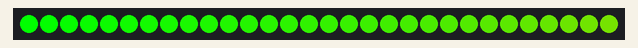
Simulated run of this sketch. Board: Arduino Uno, built with avr-gcc and run on an emulated ATmega328P. Shown: 30 RGB LEDs in strip order, left to right. Dim RGB values are drawn brighter than linear.

Above: at 0.15 s.
At 5.01 s:
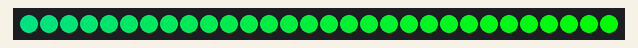
At 9.88 s:
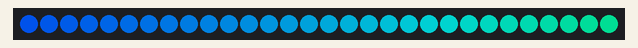
At 19.91 s:
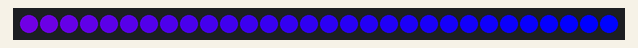
At 29.64 s:
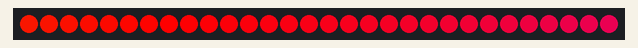
At 39.67 s:
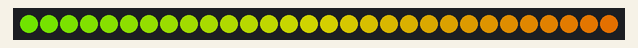

The sketch:

Rainbow1.ino
```cpp
#include <Adafruit_NeoPixel.h>

#define PIN 6

// Parameter 1 = number of pixels in strip
// Parameter 2 = pin number (most are valid)
// Parameter 3 = pixel type flags, add together as needed:
//   NEO_KHZ800  800 KHz bitstream (most NeoPixel products w/WS2812 LEDs)
//   NEO_KHZ400  400 KHz (classic 'v1' (not v2) FLORA pixels, WS2811 drivers)
//   NEO_GRB     Pixels are wired for GRB bitstream (most NeoPixel products)
//   NEO_RGB     Pixels are wired for RGB bitstream (v1 FLORA pixels, not v2)
Adafruit_NeoPixel strip = Adafruit_NeoPixel(30, PIN, NEO_GRB + NEO_KHZ800);

void setup() {
  strip.begin();
  strip.show(); // Initialize all pixels to 'off'
}

void loop() {
  rainbow(20);
}

void rainbow(uint8_t wait) {
  uint16_t i, j;

  for(j=0; j<256; j++) {
    for(i=0; i<strip.numPixels(); i++) {
      strip.setPixelColor(i, Wheel((i+j) & 255));
    }
    strip.show();
    delay(wait);
  }
}
  uint32_t Wheel(byte WheelPos) {
  if(WheelPos < 85) {
   return strip.Color(WheelPos * 3, 255 - WheelPos * 3, 0);
  } else if(WheelPos < 170) {
   WheelPos -= 85;
   return strip.Color(255 - WheelPos * 3, 0, WheelPos * 3);
  } else {
   WheelPos -= 170;
   return strip.Color(0, WheelPos * 3, 255 - WheelPos * 3);
  }
}
```
